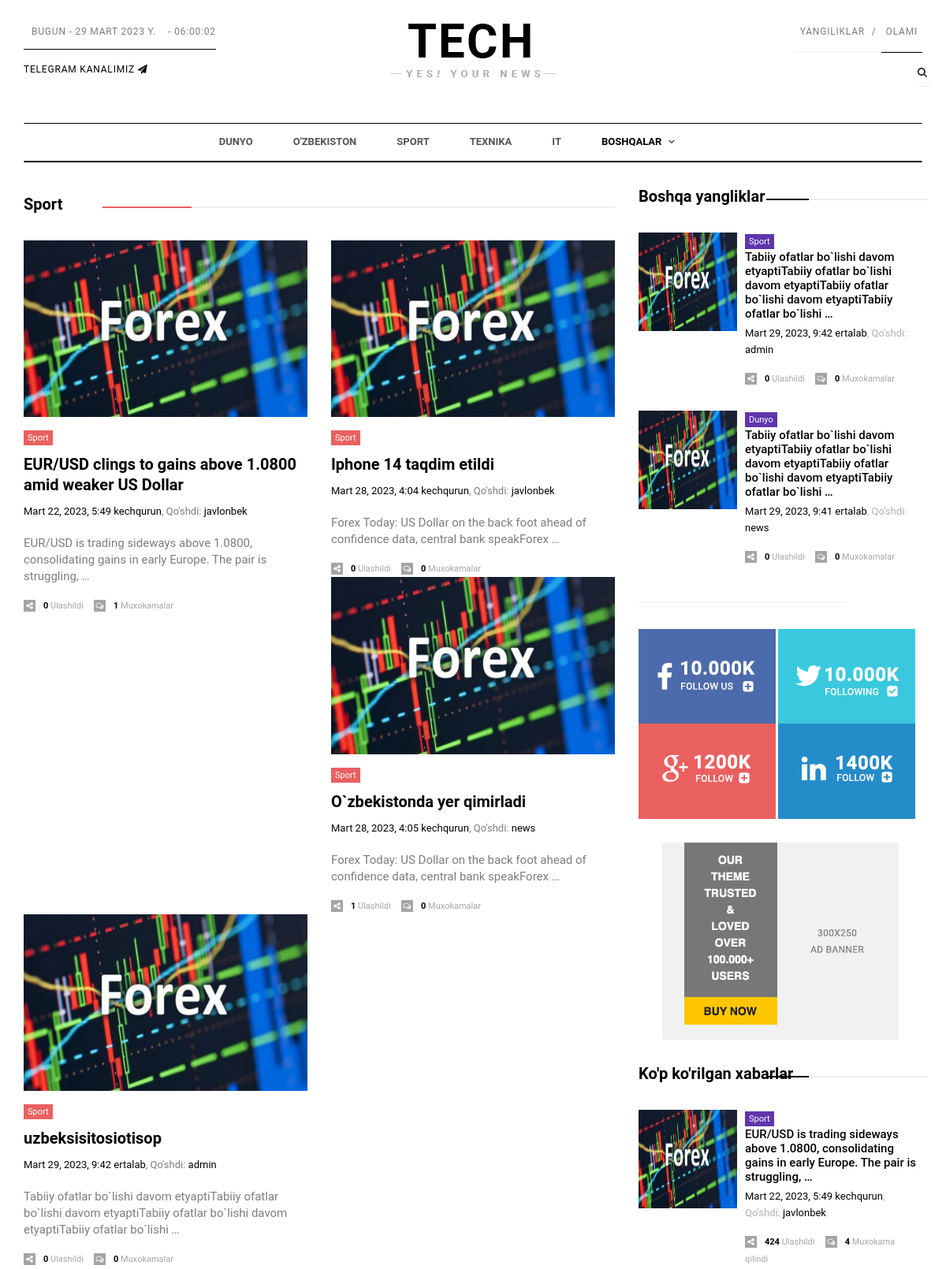
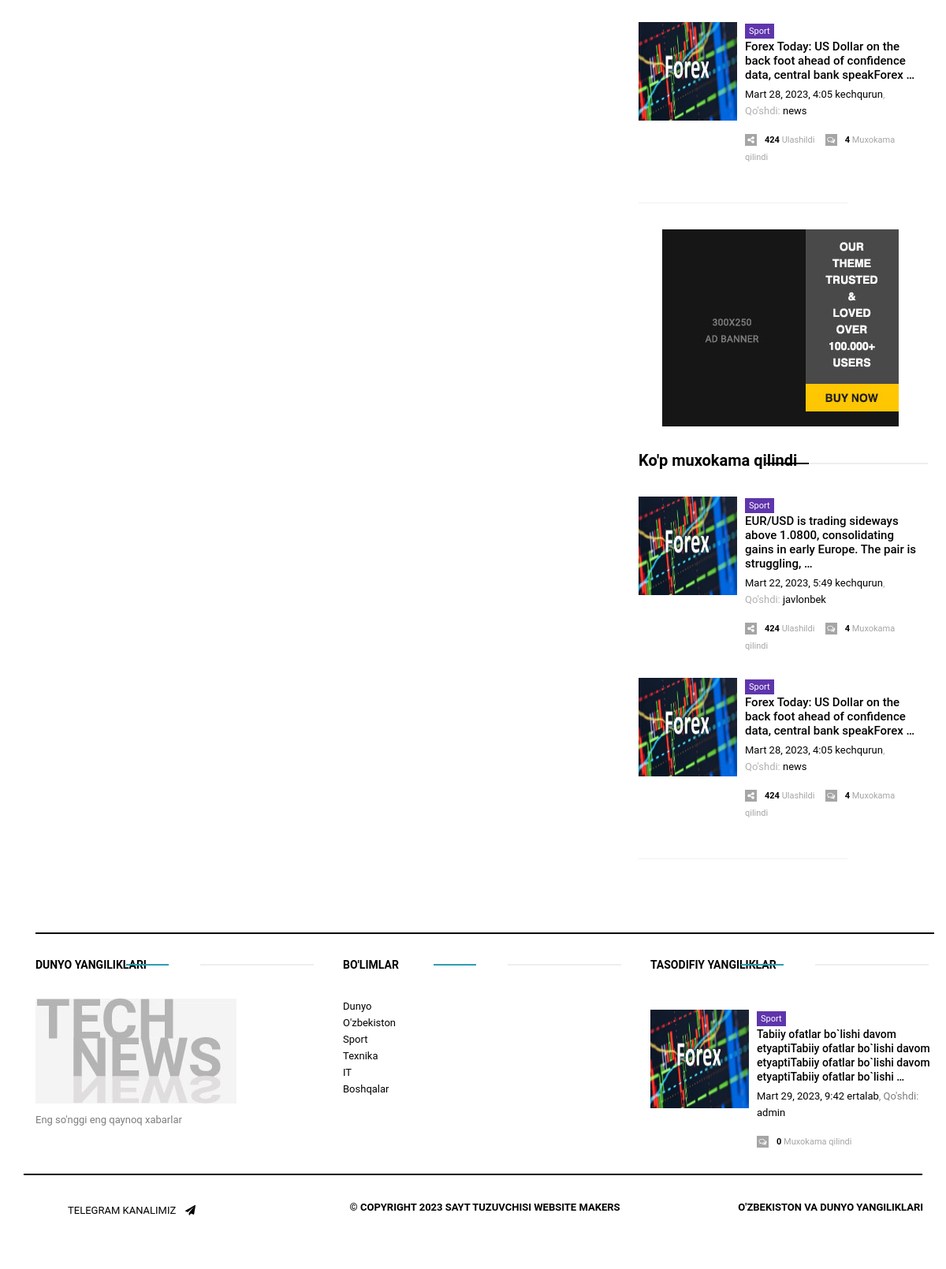
/category/sport, run on the app's committed database (2 pictures, top to bottom).
### mynews/models.py (models this page shows, shortened)
class Category(models.Model):
	title = models.CharField('Kategoriya nomi *',max_length=50)
	slug = models.SlugField('Kalit so`z *',max_length=25, blank=True)
	class Meta:
		verbose_name = 'Kategoriya'
		verbose_name_plural = 'Kategoriyalar'
	def __str__(self):
		return "{}".format(self.title)
	def get_absolute_url(self):
		return reverse ('mynews:category_view', kwargs={'category_slug':self.slug})

class News(models.Model):
	category = models.ForeignKey(Category, on_delete = models.CASCADE, verbose_name="Kategoriya *")
	subcategory = models.ForeignKey(SubCategory, on_delete = models.PROTECT, verbose_name="SubKategoriya ",blank=True, null=True)
	title = models.CharField('Yanglik nomi *',max_length=90)
	slug = models.SlugField('Kalit so`z *',max_length=25)
	description = models.TextField('Yanglik matni *',max_length=1550)
	views = models.PositiveIntegerField("Ko'rildi",default=0, blank=True)
	home = models.BooleanField("Bosh saxifaga",default=False)
	popular = models.BooleanField("Populyar",default=False)
	slider = models.BooleanField("Sliderga",default=False)
	shared = models.PositiveIntegerField("Ulashishlar soni",default=0, blank=True)
	comment = models.PositiveIntegerField("Muxokamalar soni",default=0, blank=True)
	info = models.CharField('Qisqa ma`lumot masalan yangi,new,ko`p ko`rildi kabi',max_length=5, blank=True)
	image_one = models.ImageField("Foto bosh saxifaga N:1 850x630px",upload_to=image_folder, blank=True)
	image_two = models.ImageField("Foto bosh saxifaga N:2 670x390", upload_to=image_folder,blank=True)
	image_there = models.ImageField("Foto boshqalar N:3 700x600*", upload_to=image_folder,blank=True)
	added = models.ForeignKey(settings.AUTH_USER_MODEL, on_delete=models.CASCADE,null=True , verbose_name="Qo'shdi")
	avialable = models.BooleanField("Status",default=True)
	reg_data = models.DateTimeField("Qo'shilgan sana",auto_now_add=True)
	updated = models.DateField("Yangilandi",auto_now=True)
	class Meta:
		verbose_name = 'Yangilik'
		verbose_name_plural = 'Yangiliklar'
	def __str__(self):
		return "{}".format(self.title)
	def get_absolute_url(self):
		return reverse ('mynews:news_view', kwargs={'news_slug':self.slug})

### mynews/views.py (the view)
# urls.py: path('category/<str:category_slug>',views.CategoryView.as_view(), name="category_view" ),
class CategoryView(View):
	def get(self, request, category_slug):
		print(request)
		try:
			category = get_object_or_404(Category, slug__iexact=category_slug)
		except:
			c = get_object_or_404(SubCategory, slug__iexact=category_slug)
			category = c.category
			print('C cat {}'.format(c))
			print('Category {}'.format(category))
		news = News.objects.filter(category=category)
		context = {'news':news,'category':category}
		return render(request, 'category.html', context)

### templates/category.html (shortened to what this page needs)
{% extends 'wrapper.html'%}
{% load static %}
{% block content %}
<section id="category_section" class="category_section">
<div class="container">
<div class="row">
<div class="col-md-8">
<div class="category_section tablet">
    <div class="article_title header_pink">
        <h2><a href="{{ category.get_absolute_url}}" target="_self">{{ category }}</a></h2>
    </div>
    <div class="category_article_wrapper">
        <div class="row">
            {% if news %}
            {% for n in  news %}
            <div class="col-md-6">
                <div class="category_article_body">
                    <div class="top_article_img">
                        <a href="{{ n.get_absolute_url}}" target="_self"><img class="img-responsive" src="{{ n.image_one.url }}"
                                                                   alt="feature-top">
                        </a>
                    </div>
                    <span class="tag pink"><a href="{{ n.category.get_absolute_url }}" target="_self">{{ n.category }}</a></span>
                    <div class="category_article_title">
                        <h2><a href="{{ n.get_absolute_url }}" target="_self">{{ n }} </a></h2>
                    </div>
                    <div class="article_date"><a href="{{ n.get_absolute_url}}">{{ n.reg_data}}</a>, Qo'shdi: <a href="#">{{ n.added }}</a></div>
                    <div class="category_article_content">
                       {{ n.description|truncatewords:15}}
                    </div>
                    <div class="media_social">
                        <span><a href="#"><i class="fa fa-share-alt"></i>{{ n.shared}} </a> Ulashildi</span>
                        <span><i class="fa fa-comments-o"></i><a href="#">{{ n.comment }}</a> Muxokamalar</span>
                    </div>
                </div>
            </div>
            {% endfor %}
            {% endif %}
        </div>
        <br>
</div>
</div>
</div>
<div class="col-md-4">
<div class="widget">
    <div class="widget_title widget_black">
        <h2><a href="#">Boshqa yangliklar</a></h2>
    </div>
    {% if popular %}
    {% for n in popular %}
   <div class="media">
                    <div class="media-left">
            <a href="{{ n.get_absolute_url}}"><img class="media-object" src="{{ n.image_one.url}}"
                                       width="125" height="125" alt="Generic placeholder image"></a>
                    </div>
                    <div class="media-body">
                        <a href="{{ n.category.get_absolute_url}}"><span class="tag purple">{{ n.category }}</span></a>
                        <h3 class="media-heading"><a href="{{ n.get_absolute_url}}" target="_self">{{ n.description|truncatewords:15}}</a></h3>
                        <span class="media-date"><a href="{{ n.get_absolute_url}}">{{ n.reg_data}}</a>, Qo'shdi: <a href="#">{{ n.added }}</a></span>
                        <div class="media_social">
                            <span><a href="#"><i class="fa fa-share-alt"></i>{{ n.shared }}</a> Ulashildi</span>
                            <span><a href="#"><i class="fa fa-comments-o"></i>{{ n.comment}}</a> Muxokamalar</span>
                        </div>
                    </div>
                </div>
                {% endfor %}
            {% endif %}
</div>
<div class="widget hidden-xs m30">
    <img class="img-responsive adv_img" src="assets/img/right_add1.jpg" alt="add_one">
    <img class="img-responsive adv_img" src="assets/img/right_add2.jpg" alt="add_one">
    <img class="img-responsive adv_img" src="assets/img/right_add3.jpg" alt="add_one">
    <img class="img-responsive adv_img" src="assets/img/right_add4.jpg" alt="add_one">
</div>
<div class="widget hidden-xs m30">
    <img class="img-responsive widget_img" src="assets/img/right_add5.jpg" alt="add_one">
</div>
<div class="widget reviews m30">
    <div class="widget_title widget_black">
        <h2><a href="#">Ko'p ko'rilgan xabarlar</a></h2>
    </div>
    {% if reviews %}
    {% for n in reviews %}
   <div class="media">
                    <div class="media-left">
            <a href="{{ n.get_absolute_url }}"><img class="media-object" src="{{ n.image_one.url}}"
                                       width="125" height="125" alt="Generic placeholder image"></a>
                    </div>
                    <div class="media-body">
                        <span class="tag purple">{{ n.category }}</span>
                        <h3 class="media-heading"><a href="{{ n.get_absolute_url }}" target="_self">{{ n.description|truncatewords:15}}</a></h3>
                        <span class="media-date"><a href="{{ n.get_absolute_url }}">{{ n.reg_data}}</a>, Qo'shdi: <a href="#">{{ n.added }}</a></span>
                        <div class="media_social">
                            <span><a href="#"><i class="fa fa-share-alt"></i>424</a> Ulashildi</span>
                            <span><a href="#"><i class="fa fa-comments-o"></i>4</a> Muxokama qilindi</span>
                        </div>
                    </div>
                </div>
                {% endfor %}
            {% endif %}
</div>
<div class="widget hidden-xs m30">
    <img class="img-responsive widget_img" src="assets/img/right_add6.jpg" alt="add_one">
</div>
<div class="widget m30">
    <div class="widget_title widget_black">
        <h2><a href="#">Ko'p muxokama qilindi</a></h2>
    </div>
    {% if reviews %}
    {% for n in reviews %}
   <div class="media">
        <div class="media-left">
            <a href="{{ n.get_absolute_url }}">
            <img class="media-object" src="{{ n.image_one.url}}"
                                       width="125" height="125" alt="Generic placeholder image">
                                   </a>
                    </div>
                    <div class="media-body">
                        <span class="tag purple">{{ n.category }}</span>
                        <h3 class="media-heading"><a href="{{ n.get_absolute_url }}" target="_self">{{ n.description|truncatewords:15}}</a></h3>
                        <span class="media-date"><a href="{{ n.get_absolute_url }}">{{ n.reg_data}}</a>, Qo'shdi: <a href="#">{{ n.added }}</a></span>
                        <div class="media_social">
                            <span><a href="#"><i class="fa fa-share-alt"></i>424</a> Ulashildi</span>
                            <span><a href="#"><i class="fa fa-comments-o"></i>4</a> Muxokama qilindi</span>
                        </div>
                    </div>
                </div>
                {% endfor %}
            {% endif %}
</div>
</div>
</div>
</div>
</section>
{% endblock %}

### templates/wrapper.html (shortened to what this page needs)
<!DOCTYPE html>
{% load static %}
<html>
<head>
<link href="{% static 'assets/css/bootstrap.min.css' %}" rel="stylesheet">
<link href="{% static 'assets/fonts/font-awesome/font-awesome.min.css' %}" rel="stylesheet">
<link href="{% static 'assets/css/mobile-menu.css' %}" rel="stylesheet">
<link href="{% static 'assets/css/owl.carousel.css' %}" rel="stylesheet">
<link href="{% static 'assets/css/glip.css' %}" rel="stylesheet">
<link href="{% static 'assets/css/owl.theme.default.min.css' %}" rel="stylesheet">
<link href="{% static 'assets/css/style.css' %}" rel="stylesheet">
</head>
<body id="page-top" data-spy="scroll" data-target=".navbar">
<div id="main-wrapper">
<div class="uc-mobile-menu-pusher">
<div class="content-wrapper">
<section id="header_section_wrapper" class="header_section_wrapper">
<div class="container">
<div class="header-section">
<div class="row">
<div class="col-md-4">
<div class="left_section">
       <span class="date">
  <span class="breadcrumb-item "style="padding-left: 10px;"><span id="doc_time">
</span>
</span>
<div class="social">
 <a href="http://t.me/bestinvest_uz" class="icons-sm fb-ic" href="#">Telegram kanalimiz <i class="fa fa-send"></i></a>
</div>
</div>
</div>
<div class="col-md-4">
<div class="logo">
<a href="{% url 'mynews:index' %}"><img src="{% static 'assets/img/logo.png' %}" alt="Tech NewsLogo"></a>
</div>
</div>
<div class="col-md-4">
<div class="right_section">
<ul class="nav navbar-nav">
<li><a href="#">Yangiliklar</a></li>
<li><a href="#">Olami</a></li>
</ul>
<ul class="nav-cta hidden-xs">
<li class="dropdown"><a href="#" data-toggle="dropdown" class="dropdown-toggle"><i
class="fa fa-search"></i></a>
</li>
</ul>
</div>
</div>
</div>
</div>
<div class="navigation-section">
<nav class="navbar m-menu navbar-default">
<div class="container">
<div class="collapse navbar-collapse" id="#navbar-collapse-1">
<ul class="nav navbar-nav main-nav">
    {% for c in categories %}
{% if c.subcategory_set.all %}
<li class="dropdown m-menu-fw"><a href="{{ c.get_absolute_url }}" data-toggle="dropdown" class="dropdown-toggle">{{ c }}
<span><i class="fa fa-angle-down"></i></span></a>
</li>
{% else %}
<li class="active"><a href="{{ c.get_absolute_url }}">{{ c }}</a></li>
{% endif %}
{% endfor %}
</ul>
</div>
</div>
</nav>
</div>
</div>
</section>
{% block content %}
{% endblock %}
<section id="footer_section" class="footer_section">
    <div class="container">
        <hr class="footer-top">
        <div class="row">
            <div class="col-md-4">
                <div class="footer_widget_title"><h3><a href="{% url 'mynews:index' %}" target="_self">DUNYO YANGILIKLARI</a></h3></div>
                <div class="logo footer-logo">
                    <a title="fontanero" href="{% url 'mynews:index' %}">
                        <img src="{% static 'assets/img/tech_about.jpg' %}" alt="technews">
                    </a>
                    <p>Eng so'nggi eng qaynoq xabarlar</p>
                </div>
            </div>
            <div class="col-md-4">
                <div class="footer_widget_title">
                    <h3><a href="{% url 'mynews:index' %}" target="_self">Bo'limlar</a></h3>
                </div>
                <div class="row">
                    <div class="col-xs-12">
                        <ul class="list-unstyled left">
                            {% for c in categories %}
                            <li><a href="{{ c.get_absolute_url}}">{{ c }}</a></li>
                            {% endfor %}
                        </ul>
                    </div>
                </div>
            </div>
            <div class="col-md-4">
                <div class="footer_widget_title">
                    <h3><a href="#" target="_self">Tasodifiy yangiliklar</a></h3>
                </div>
               {% if footer %}
    {% for n in footer %}
   <div class="media">
                    <div class="media-left">
            <a href="{{ n.get_absolute_url}}"><img class="media-object" src="{{ n.image_one.url}}"
                                       width="125" height="125" alt="Generic placeholder image"></a>
                    </div>
                    <div class="media-body">
                        <span class="tag purple">{{ n.category }}</span>
                        <h3 class="media-heading"><a href="{{ n.get_absolute_url}}" target="_self">{{ n.description|truncatewords:15}}</a></h3>
                        <span class="media-date"><a href="{{ n.get_absolute_url}}">{{ n.reg_data}}</a>, Qo'shdi: <a href="#">{{ n.added }}</a></span>
                        <div class="media_social">
                             <span><i class="fa fa-comments-o"></i><a href="#">{{ n.comment }}</a> Muxokama qilindi</span>
                        </div>
                    </div>
                </div>
                {% endfor %}
            {% endif %}
            </div>
        </div>
    </div>
    <div class="footer_bottom_Section">
        <div class="container">
            <div class="row">
                <div class="footer">
                    <div class="col-sm-3">
                        <div class="social">
                            <a href="http://t.me/bestinvest_uz" class="icons-sm fb-ic">Telegram kanalimiz <i class="fa fa-send"></i></a>
                        </div>
                    </div>
                    <div class="col-sm-6">
                        <p>&copy; Copyright 2023 Sayt  Tuzuvchisi   <a href="http://instagram.com/j.torajonov">Website makers</a> </p>
                    </div>
                    <div class="col-sm-3">
                        <p>O'zbekiston va Dunyo yangiliklari</p>
                    </div>
                </div>
            </div>
        </div>
    </div>
</section>
</div>
</div>
<div class="uc-mobile-menu uc-mobile-menu-effect">
    <div>
        <div>
<div class="head-search">
    <form role="form">
        <div class="input-group" style="padding-top:10px; width:92%; margin:0px auto;">
                   placeholder="Kalit so'zni kiriting"> <span class="input-group-btn">
        <button type="submit" style="height:35px;" class="btn btn-primary">Qidiruv</button></span>
    </div>
    </form>
</div>
            <ul id="menu">
                {% for c in categories %}
                {% if c.subcategory_set.all %}
                           <li class="dropdown m-menu-fw"><a href="#" data-toggle="dropdown" class="dropdown-toggle">{{ c }}
                    <span></span></a>
                </li>
                {% else %}
                <li class="active"><a href="{{ c.get_absolute_url }}">{{ c }}</a></li>
              {% endif %}
              {% endfor %}
            </ul>
        </div>
    </div>
</div>
</div>
</body>
</html>

### data on the page
Category: title "DUNYO", title "Dunyo"
Category: title "O'ZBEKISTON", title "O'zbekiston"
Category: title "SPORT", title "Sport"
Category: title "TEXNIKA", title "Texnika"
Category: title "IT"
Category: title "BOSHQALAR", title "Boshqalar"
News: image_one (picture), category "Sport", title "EUR/USD clings to gains above 1.0800 amid weaker US Dollar", reg_data "Mart 22, 2023, 5:49 kechqurun", added "javlonbek", description "EUR/USD is trading sideways above 1.0800, consolidating gains in early Europe. The pair is struggling, …", shared "0", comment "1"
News: image_one (picture), category "Sport", title "Iphone 14 taqdim etildi", reg_data "Mart 28, 2023, 4:04 kechqurun", added "javlonbek", description "Forex Today: US Dollar on the back foot ahead of confidence data, central bank speakForex …", shared "0", comment "0"
News: image_one (picture), category "Sport", title "O`zbekistonda yer qimirladi", reg_data "Mart 28, 2023, 4:05 kechqurun", added "news", description "Forex Today: US Dollar on the back foot ahead of confidence data, central bank speakForex …", shared "1", comment "0"
News: image_one (picture), category "Sport", title "uzbeksisitosiotisop", reg_data "Mart 29, 2023, 9:42 ertalab", added "admin", description "Tabiiy ofatlar bo`lishi davom etyaptiTabiiy ofatlar bo`lishi davom etyaptiTabiiy ofatlar bo`lishi davom etyaptiTabiiy ofatlar bo`lishi …", shared "0", comment "0"
News: image_one (picture), category "Dunyo", description "Tabiiy ofatlar bo`lishi davom etyaptiTabiiy ofatlar bo`lishi davom etyaptiTabiiy ofatlar bo`lishi davom etyaptiTabiiy ofatlar bo`lishi …", reg_data "Mart 29, 2023, 9:41 ertalab", added "news", shared "0", comment "0"
